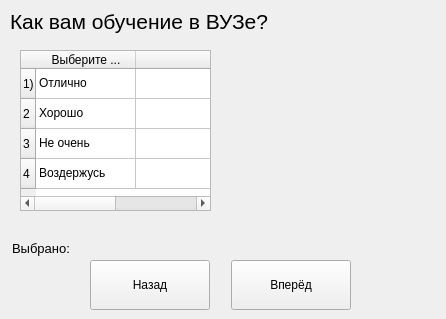
<?xml version="1.0" encoding="UTF-8"?>
<ui version="4.0">
 <class>MainWindow</class>
 <widget class="QMainWindow" name="MainWindow">
  <property name="geometry">
   <rect>
    <x>0</x>
    <y>0</y>
    <width>446</width>
    <height>319</height>
   </rect>
  </property>
  <property name="minimumSize">
   <size>
    <width>446</width>
    <height>319</height>
   </size>
  </property>
  <property name="maximumSize">
   <size>
    <width>446</width>
    <height>319</height>
   </size>
  </property>
  <property name="windowTitle">
   <string>MainWindow</string>
  </property>
  <widget class="QWidget" name="centralwidget">
   <widget class="QLabel" name="label_task">
    <property name="geometry">
     <rect>
      <x>10</x>
      <y>6</y>
      <width>351</width>
      <height>31</height>
     </rect>
    </property>
    <property name="font">
     <font>
      <family>Segoe UI</family>
      <pointsize>16</pointsize>
     </font>
    </property>
    <property name="text">
     <string>Как вам обучение в ВУЗе?</string>
    </property>
   </widget>
   <widget class="QLabel" name="label_img">
    <property name="geometry">
     <rect>
      <x>220</x>
      <y>50</y>
      <width>211</width>
      <height>191</height>
     </rect>
    </property>
    <property name="text">
     <string/>
    </property>
   </widget>
   <widget class="QPushButton" name="btn_next">
    <property name="geometry">
     <rect>
      <x>231</x>
      <y>260</y>
      <width>120</width>
      <height>50</height>
     </rect>
    </property>
    <property name="font">
     <font>
      <family>Segoe UI</family>
     </font>
    </property>
    <property name="text">
     <string>Вперёд</string>
    </property>
   </widget>
   <widget class="QPushButton" name="btn_back">
    <property name="geometry">
     <rect>
      <x>90</x>
      <y>260</y>
      <width>120</width>
      <height>50</height>
     </rect>
    </property>
    <property name="font">
     <font>
      <family>Segoe UI</family>
     </font>
    </property>
    <property name="text">
     <string>Назад</string>
    </property>
   </widget>
   <widget class="QLabel" name="label_selected">
    <property name="geometry">
     <rect>
      <x>12</x>
      <y>240</y>
      <width>221</width>
      <height>16</height>
     </rect>
    </property>
    <property name="font">
     <font>
      <family>Segoe UI</family>
      <pointsize>10</pointsize>
     </font>
    </property>
    <property name="text">
     <string>Выбрано:</string>
    </property>
   </widget>
   <widget class="QTableWidget" name="tableWidget">
    <property name="geometry">
     <rect>
      <x>20</x>
      <y>50</y>
      <width>191</width>
      <height>161</height>
     </rect>
    </property>
    <row>
     <property name="text">
      <string>1)</string>
     </property>
    </row>
    <row>
     <property name="text">
      <string>2</string>
     </property>
    </row>
    <row>
     <property name="text">
      <string>3</string>
     </property>
    </row>
    <row>
     <property name="text">
      <string>4</string>
     </property>
    </row>
    <column>
     <property name="text">
      <string>Выберите ...</string>
     </property>
    </column>
    <column>
     <property name="text">
      <string/>
     </property>
    </column>
    <item row="0" column="0">
     <property name="text">
      <string>Отлично</string>
     </property>
    </item>
    <item row="1" column="0">
     <property name="text">
      <string>Хорошо</string>
     </property>
    </item>
    <item row="2" column="0">
     <property name="text">
      <string>Не очень</string>
     </property>
    </item>
    <item row="3" column="0">
     <property name="text">
      <string>Воздержусь</string>
     </property>
    </item>
   </widget>
  </widget>
 </widget>
 <resources/>
 <connections/>
</ui>
